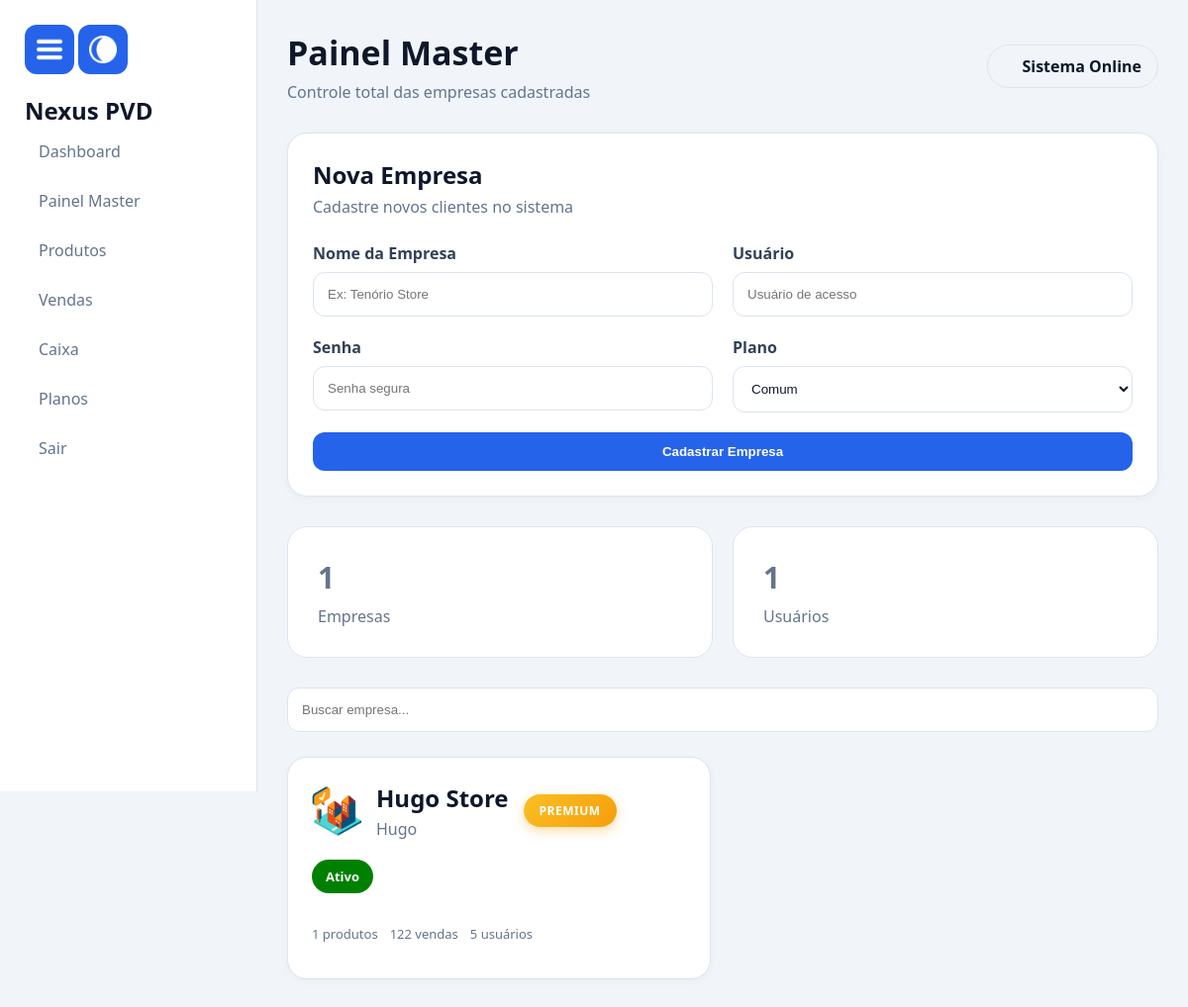
Page /admin (signed in) on the committed database.
### tables this page shows
CREATE TABLE usuarios(

    id INTEGER PRIMARY KEY AUTOINCREMENT,

    usuario TEXT UNIQUE,
    senha TEXT,

    nivel TEXT,

    status TEXT,

    empresa_id INTEGER

, comissao REAL DEFAULT 0, fcm_token TEXT);

CREATE TABLE empresa(

    id INTEGER PRIMARY KEY AUTOINCREMENT,

    nome TEXT,

    plano TEXT DEFAULT 'comum'

);

### routes/admin.py (the view, shortened to what this page needs)
    @app.route("/admin", methods=["GET", "POST"])
    def admin():
        if not session.get("logado"):
            return redirect("/")
        if session.get("nivel") != "master":
            return redirect("/dashboard")
        conn = conectar()
        cursor = conn.cursor()
        cursor.execute("""

        SELECT

            usuarios.id,
            usuarios.usuario,
            usuarios.status,

            empresa.nome,
            empresa.plano,
            empresa.id as empresa_id,

            (
                SELECT COUNT(*)
                FROM produtos
                WHERE produtos.empresa_id = empresa.id
            ) as total_produtos,

            (
                SELECT COUNT(*)
                FROM vendas
                WHERE vendas.empresa_id = empresa.id
            ) as total_vendas,

            (
                SELECT COUNT(*)
                FROM usuarios u
                WHERE u.empresa_id = empresa.id
            ) as total_usuarios

        FROM usuarios

        INNER JOIN empresa
        ON usuarios.empresa_id = empresa.id

        WHERE usuarios.nivel = 'gerente'

        ORDER BY usuarios.id DESC

        """)
        empresas = cursor.fetchall()
        total_empresas = len(empresas)
        cursor.execute("""

        SELECT COUNT(*) as total

        FROM produtos

        """)
        total_produtos = cursor.fetchone()["total"]
        cursor.execute("""

        SELECT COUNT(*) as total

        FROM vendas

        """)
        total_vendas = cursor.fetchone()["total"]
        cursor.execute("""

        SELECT COUNT(*) as total

        FROM usuarios

        WHERE nivel = 'gerente'

        """)
        total_usuarios = cursor.fetchone()["total"]
        conn.close()
        return render_template(
            "admin.html",
            empresas=empresas,
            total_empresas=total_empresas,
            total_produtos=total_produtos,
            total_vendas=total_vendas,
            total_usuarios=total_usuarios
        )

### database.py (called while the page is built)
def conectar():
    conn = sqlite3.connect("database/database.db", timeout=30)
    conn.execute("PRAGMA journal_mode=WAL")
    conn.row_factory = sqlite3.Row
    return conn

### templates/admin.html (shortened to what this page needs)
{% extends "layout.html" %}
{% block css %}
<link rel="stylesheet" href="{{ url_for('static', filename='css/admin.css') }}">
{% endblock %}
{% block content %}
<section class="admin">
    <header class="admin-header">
        <div>
            <h1 class="page-title">
                Painel Master
            </h1>
            <p class="page-subtitle">
                Controle total das empresas cadastradas
            </p>
        </div>
        <div class="system-status">
            <span class="status-dot"></span>
            Sistema Online
        </div>
    </header>
    <section class="card admin-form-card">
        <div class="section-header">
            <h2>
                Nova Empresa
            </h2>
            <p>
                Cadastre novos clientes no sistema
            </p>
        </div>
        <form method="POST" class="admin-form-grid">
            <div class="form-group">
                <label>
                    Nome da Empresa
                </label>
                <input type="text" name="empresa" placeholder="Ex: Tenório Store" required>
            </div>
            <div class="form-group">
                <label>
                    Usuário
                </label>
                <input type="text" name="usuario" placeholder="Usuário de acesso" required>
            </div>
            <div class="form-group">
                <label>
                    Senha
                </label>
                <input type="password" name="senha" placeholder="Senha segura" required>
            </div>
            <div class="form-group">
                <label>
                    Plano
                </label>
                <select name="plano">
                    <option value="comum">
                        Comum
                    </option>
                </select>
            </div>
            <button type="submit" class="btn-primary btn-full">
                Cadastrar Empresa
            </button>
        </form>
    </section>
    <section class="admin-stats">
        <div class="stat-card">
            <h3>{{ total_empresas }}</h3>
            <p>Empresas</p>
        </div>
        <div class="stat-card">
            <h3>{{ total_usuarios }}</h3>
            <p>Usuários</p>
        </div>
    </section>
    <div class="busca-box">
        <input type="text" id="buscaEmpresa" placeholder="Buscar empresa...">
    </div>
    <section class="companies-grid">
        {% for empresa in empresas %}
        <article class="company-card">
            <div class="company-header">
                <div class="company-icon">
                    <img src="/static/img/empresa.png" alt="">
                </div>
                <div>
                    <h2>
                        {{ empresa["nome"] }}
                    </h2>
                    <p>
                        {{ empresa["usuario"] }}
                    </p>
                </div>
                <div class="badge-plano {{ empresa['plano'] }}">
                    {{ empresa["plano"]|upper }}
                </div>
            </div>
            <div class="company-status">
                {% if empresa["status"] == "ativo" %}
                <span class="badge badge-success">
                    Ativo
                </span>
                {% else %}
                <span class="badge badge-danger">
                    Bloqueado
                </span>
                {% endif %}
            </div>
            <div class="company-footer">
                <div class="empresa-stats">
                    <span>
                        {{ empresa["total_produtos"] }} produtos
                    </span>
                    <span>
                        {{ empresa["total_vendas"] }} vendas
                    </span>
                    <span>
                        {{ empresa["total_usuarios"] }} usuários
                    </span>
                </div>
                <div class="dropdown">
                    <button class="menu-btn">
                    </button>
                </div>
            </div>
        </article>
        {% endfor %}
    </section>
</section>
{% endblock %}

### static/css/base.css (style rules this page uses)
:root { --bg:#f1f5f9; --card:#ffffff; --card-hover:#f8fafc; --text:#0f172a; --text-secondary:#64748b; --border:#dbe4f0; --primary:#2563eb; --primary-hover:#1d4ed8; }
* { margin:0; padding:0; box-sizing:border-box; }
html { scroll-behavior:smooth; }
body { font-family:'Segoe UI',sans-serif; background:var(--bg); color:var(--text); min-height:100vh; display:flex; }
h1 { color:var(--text); }
h2 { color:var(--text); }
.card { background:var(--card); border:1px solid var(--border); border-radius:20px; padding:25px; box-shadow: 0 2px 10px rgba(0,0,0,.04); }
form { display:flex; flex-direction:column; gap:15px; }
input, select, textarea { width:100%; padding:14px; border:1px solid var(--border); border-radius:12px; background:var(--card); color:var(--text); outline:none; transition:.3s; }
.btn, button { display:inline-flex; align-items:center; justify-content:center; gap:8px; padding:12px 20px; border:none; border-radius:12px; background:var(--primary); color:white; text-decoration:none; cursor:pointer; font-weight:600; transition:.3s; }

### static/css/admin.css (style rules this page uses)
.admin { max-width:1400px; margin:0 auto; }
.admin-header { display:flex; justify-content:space-between; align-items:center; margin-bottom:30px; }
.page-title { font-size:34px; color:var(--text); margin-bottom:6px; }
.page-subtitle { color:var(--text-secondary); }
.system-status { display:flex; align-items:center; gap:10px; background:var(--card); padding:12px 18px; border-radius:14px; border:1px solid var(--border); }
.status-dot { width:10px; height:10px; background:#22c55e; border-radius:50%; }
.admin-form-card { margin-bottom:30px; }
.section-header { margin-bottom:25px; }
.section-header h2 { color:var(--text); margin-bottom:5px; }
.section-header p { color:var(--text-secondary); }
.admin-form-grid { display:grid; grid-template-columns:1fr 1fr; gap:20px; }
.form-group { display:flex; flex-direction:column; }
.form-group label { margin-bottom:8px; font-weight:600; color:#334155; }
.btn-full { grid-column:1 / -1; }
.admin-stats { display:grid; grid-template-columns:repeat(2,1fr); gap:20px; margin-bottom:30px; }
.stat-card { background:var(--card); border:1px solid var(--border); border-radius:20px; padding:30px; }
.stat-card h3 { color:var(--text-secondary); font-size:30px; margin-bottom:8px; }
.stat-card p { color:var(--text-secondary); }
.companies-grid { display:grid; grid-template-columns:repeat(auto-fill,minmax(330px,1fr)); gap:25px; margin-top:25px; }
.company-card { background:var(--card); border:1px solid var(--border); border-radius:20px; padding:24px; transition:.3s; box-shadow: 0 2px 8px rgba(0,0,0,.04); }
.company-header { display:flex; align-items:center; gap:15px; margin-bottom:20px; }
.company-icon { width: 50px; height: 50px; border-radius: 12px; overflow: hidden; display: flex; align-items: center; justify-content: center; background: rgba(255, 255, 255, 0.08); backdrop-filter: blur(8px); }
.company-icon img { width: 100%; height: 100%; object-fit: cover; }
.company-header h2 { color:var(--text); margin-bottom:4px; }
.company-header p { color:var(--text-secondary); }
.company-status { margin-bottom:20px; }
.badge { display:inline-block; padding:8px 14px; border-radius:999px; font-size:13px; font-weight:700; }
.badge-success { background:green; color:whitesmoke; }
.company-footer { display:flex; justify-content:space-between; align-items:center; margin-top:20px; gap:15px; }
.empresa-stats { display:flex; gap:12px; flex-wrap:wrap; }
.empresa-stats span { font-size:13px; color:#64748b; }
.dropdown { position:relative; }
.menu-btn { width:42px; height:42px; border:none; border-radius:12px; background:#2564eb00; color:white; cursor:pointer; font-size:22px; font-weight:bold; }
.system-status { display:flex; align-items:center; gap:8px; padding:10px 16px; background:var(--badge-success); border-radius:999px; color:var(--badge-success-text); font-weight:600; }
.status-dot { width:10px; height:10px; border-radius:50%; background:var(--status-active); }
.badge-plano { display:inline-flex; align-items:center; justify-content:center; padding:8px 16px; border-radius:999px; font-size:12px; font-weight:700; letter-spacing:.5px; text-transform:uppercase; border:1px solid transparent; transition:.3s; }
.badge-plano.premium { background:linear-gradient( 135deg, #fbbf24, #f59e0b ); color:white; border:none; box-shadow: 0 4px 12px rgba(245,158,11,.35); }

### rows in the picture
usuarios: nome "Hugo Store", usuario "Hugo", plano "PREMIUM", status "Ativo", total_produtos "1", total_vendas "122", total_usuarios "5"

### other values in the picture
{{ total_empresas }} "1"
{{ total_usuarios }} "1"
